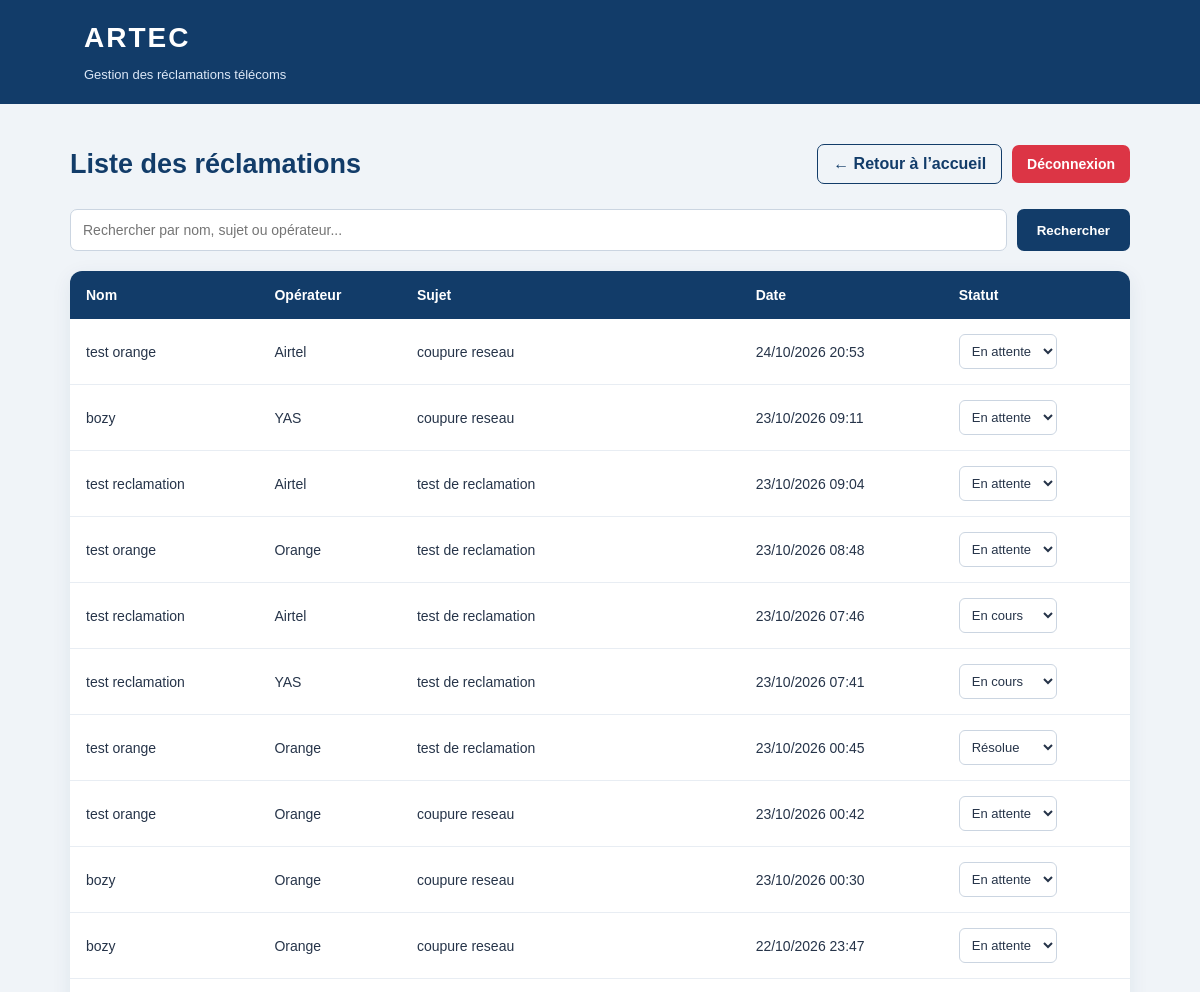
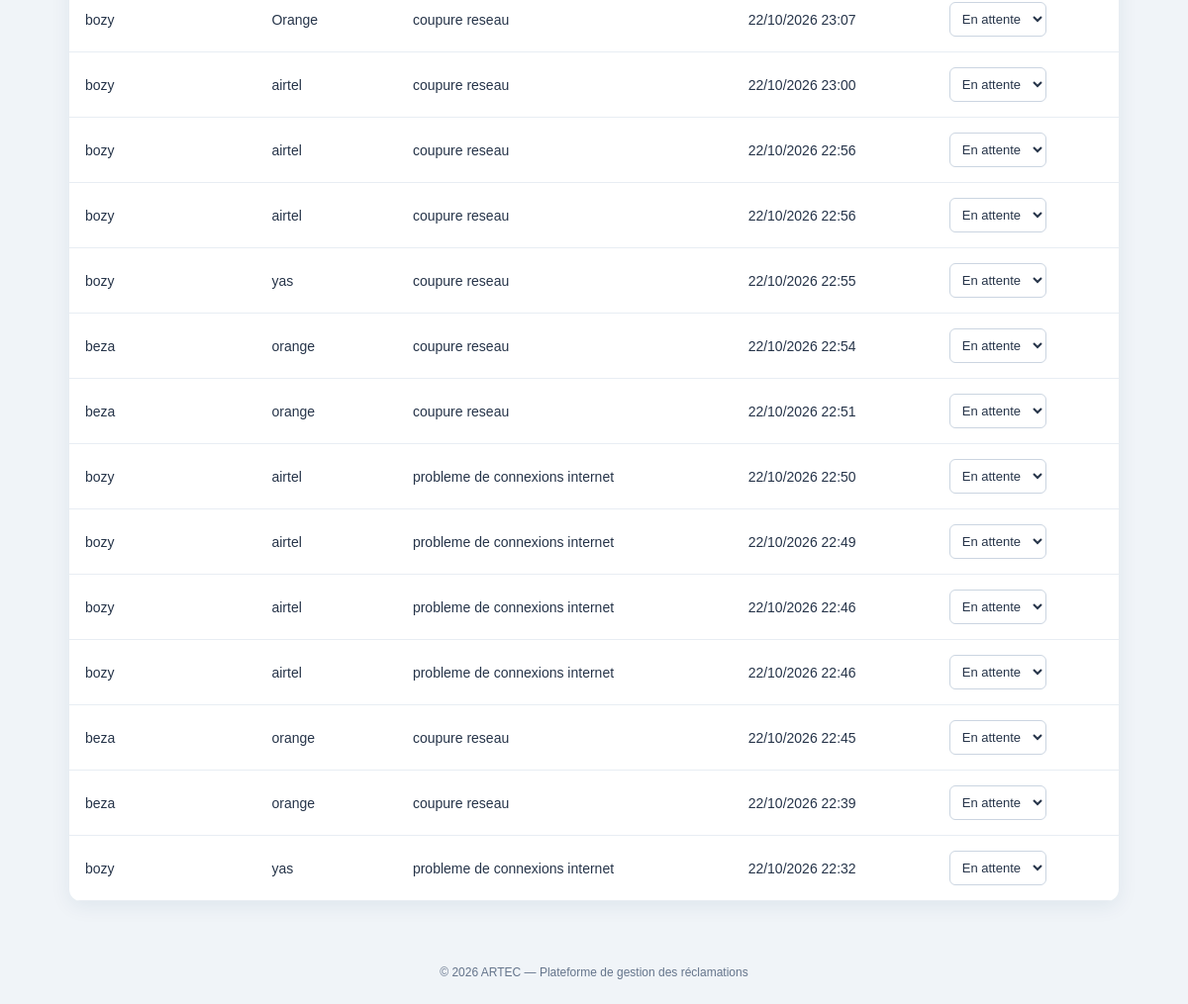
Screenshot of /reclamations/liste-reclamations/ (signed in) with the database file from the repository (2 pictures, top to bottom).
### reclamations/models.py (models this page shows, shortened)
class Reclamation(models.Model):
    reference = models.UUIDField(
        default=uuid.uuid4,
        unique=True,
        editable=False
    )
    nom = models.CharField(max_length=100)
    email = models.EmailField()
    OPERATEURS = [
        ('YAS', 'YAS'),
        ('Orange', 'Orange'),
        ('Airtel', 'Airtel'),
    ]
    operateur = models.CharField(max_length=20, choices=OPERATEURS)
    sujet = models.CharField(max_length=200)
    description = models.TextField()
    date_creation = models.DateTimeField(auto_now_add=True)
    statut = models.CharField(max_length=20, default="En attente")

### reclamations/views.py (the view, shortened to what this page needs)
# urls.py: path('liste-reclamations/', views.liste_reclamations, name='liste_reclamations'),
@login_required
def liste_reclamations(request):
    if (
        request.user.is_superuser
        or request.user.groups.filter(name='ARTEC').exists()
    ):
        reclamations = Reclamation.objects.all()
    recherche = request.GET.get('recherche', '').strip()
    if recherche:
        reclamations = reclamations.filter(
            Q(nom__icontains=recherche)
            | Q(sujet__icontains=recherche)
            | Q(operateur__icontains=recherche)
        )
    reclamations = reclamations.order_by('-date_creation')
    return render(request, 'reclamations/liste_reclamations.html', {
        'reclamations': reclamations,
        'recherche': recherche
    })

### reclamations/templates/reclamations/liste_reclamations.html (shortened to what this page needs)
<!DOCTYPE html>
<html lang="fr">
<head>
</head>
<body>
    <header>
        <h2>ARTEC</h2>
        <p>Gestion des réclamations télécoms</p>
    </header>
    <main class="container">
        <div class="top">
            <h1>Liste des réclamations</h1>
            <div class="top-actions">
                <a href="/" class="back">← Retour à l’accueil</a>
                <form method="post"
                      action="{% url 'deconnexion' %}"
                      class="logout-form">
                    <button type="submit" class="logout-button">
                        Déconnexion
                    </button>
                </form>
            </div>
        </div>
        <form method="get" class="search-form">
            <input
                type="text"
                name="recherche"
                class="search-input"
                placeholder="Rechercher par nom, sujet ou opérateur..."
                value="{{ recherche }}"
            >
            <button type="submit" class="search-button">
                Rechercher
            </button>
        </form>
        <div class="table-box">
            <table>
                <thead>
                    <tr>
                        <th>Nom</th>
                        <th>Opérateur</th>
                        <th>Sujet</th>
                        <th>Date</th>
                        <th>Statut</th>
                    </tr>
                </thead>
                <tbody>
                    {% for reclamation in reclamations %}
                    <tr>
                        <td>{{ reclamation.nom }}</td>
                        <td>{{ reclamation.operateur }}</td>
                        <td>{{ reclamation.sujet }}</td>
                        <td>{{ reclamation.date_creation|date:"d/m/Y H:i" }}</td>
                        <td>
                            <form method="post"
                                  action="{% url 'modifier_statut' reclamation.id %}">
                                <select name="statut"
                                        class="status-select"
                                        onchange="this.form.submit()">
                                    <option value="En attente"
                                        {% if reclamation.statut == "En attente" %}selected{% endif %}>
                                        En attente
                                    </option>
                                    <option value="En cours"
                                        {% if reclamation.statut == "En cours" %}selected{% endif %}>
                                        En cours
                                    </option>
                                    <option value="Résolue"
                                        {% if reclamation.statut == "Résolue" %}selected{% endif %}>
                                        Résolue
                                    </option>
                                </select>
                            </form>
                        </td>
                    </tr>
                    {% empty %}
                    <tr>
                        <td colspan="5" class="empty">
                            Aucune réclamation enregistrée.
                        </td>
                    </tr>
                    {% endfor %}
                </tbody>
            </table>
        </div>
    </main>
    <footer>
        &copy; 2026 ARTEC — Plateforme de gestion des réclamations
    </footer>
</body>
</html>

### reclamations/templates/reclamations/liste_reclamations.html (style rules this page uses)
* { box-sizing: border-box; }
body { margin: 0; font-family: Arial, sans-serif; background: #f0f4f8; color: #263449; }
header { background: #123c69; color: white; padding: 22px 7%; }
header h2 { margin: 0; font-size: 28px; letter-spacing: 2px; }
header p { margin-bottom: 0; color: #dce8f7; font-size: 13px; }
.container { max-width: 1100px; margin: 40px auto; padding: 0 20px; }
.top { display: flex; justify-content: space-between; align-items: center; flex-wrap: wrap; gap: 15px; margin-bottom: 25px; }
h1 { color: #123c69; margin: 0; font-size: 27px; }
.top-actions { display: flex; align-items: center; flex-wrap: wrap; gap: 10px; }
.back { display: inline-block; color: #123c69; text-decoration: none; font-weight: bold; padding: 10px 15px; border: 1px solid #123c69; border-radius: 7px; }
.logout-form { margin: 0; }
.logout-button { padding: 11px 15px; background: #dc3545; color: white; border: none; border-radius: 7px; font-weight: bold; cursor: pointer; font-size: 14px; }
.search-form { display: flex; gap: 10px; flex-wrap: wrap; margin-bottom: 20px; }
.search-input { flex: 1; min-width: 200px; padding: 12px; border: 1px solid #cbd5e1; border-radius: 7px; font-size: 14px; }
.search-button { padding: 12px 20px; background: #123c69; color: white; border: none; border-radius: 7px; cursor: pointer; font-weight: bold; }
.table-box { background: white; border-radius: 12px; overflow-x: auto; box-shadow: 0 5px 20px rgba(18, 60, 105, 0.08); }
table { width: 100%; border-collapse: collapse; min-width: 650px; }
th { background: #123c69; color: white; padding: 16px; text-align: left; font-size: 14px; }
td { padding: 15px 16px; border-bottom: 1px solid #e8edf3; font-size: 14px; }
.status-select { padding: 8px; border: 1px solid #cbd5e1; border-radius: 6px; background: white; color: #263449; font-size: 13px; cursor: pointer; }
footer { text-align: center; padding: 25px 15px; color: #64748b; font-size: 12px; }

### rows the page displays
Reclamation: nom "test orange", operateur "Airtel", sujet "coupure reseau", date_creation "24/10/2026 20:53", statut "En attente"
Reclamation: nom "bozy", operateur "YAS", sujet "coupure reseau", date_creation "23/10/2026 09:11", statut "En attente"
Reclamation: nom "test reclamation", operateur "Airtel", sujet "test de reclamation", date_creation "23/10/2026 09:04", statut "En attente"
Reclamation: nom "test orange", operateur "Orange", sujet "test de reclamation", date_creation "23/10/2026 08:48", statut "En attente"
Reclamation: nom "test reclamation", operateur "Airtel", sujet "test de reclamation", date_creation "23/10/2026 07:46", statut "En cours"
Reclamation: nom "test reclamation", operateur "YAS", sujet "test de reclamation", date_creation "23/10/2026 07:41", statut "En cours"
Reclamation: nom "test orange", operateur "Orange", sujet "test de reclamation", date_creation "23/10/2026 00:45", statut "Résolue"
Reclamation: nom "test orange", operateur "Orange", sujet "coupure reseau", date_creation "23/10/2026 00:42", statut "En attente"
Reclamation: nom "bozy", operateur "Orange", sujet "coupure reseau", date_creation "23/10/2026 00:30", statut "En attente"
Reclamation: nom "bozy", operateur "Orange", sujet "coupure reseau", date_creation "22/10/2026 23:47", statut "En attente"
Reclamation: nom "bozy", operateur "Orange", sujet "coupure reseau", date_creation "22/10/2026 23:07", statut "En attente"
Reclamation: nom "bozy", operateur "airtel", sujet "coupure reseau", date_creation "22/10/2026 23:00", statut "En attente"
Reclamation: nom "bozy", operateur "airtel", sujet "coupure reseau", date_creation "22/10/2026 22:56", statut "En attente"
Reclamation: nom "bozy", operateur "airtel", sujet "coupure reseau", date_creation "22/10/2026 22:56", statut "En attente"
Reclamation: nom "bozy", operateur "yas", sujet "coupure reseau", date_creation "22/10/2026 22:55", statut "En attente"
Reclamation: nom "beza", operateur "orange", sujet "coupure reseau", date_creation "22/10/2026 22:54", statut "En attente"
Reclamation: nom "beza", operateur "orange", sujet "coupure reseau", date_creation "22/10/2026 22:51", statut "En attente"
Reclamation: nom "bozy", operateur "airtel", sujet "probleme de connexions internet", date_creation "22/10/2026 22:50", statut "En attente"
Reclamation: nom "bozy", operateur "airtel", sujet "probleme de connexions internet", date_creation "22/10/2026 22:49", statut "En attente"
Reclamation: nom "bozy", operateur "airtel", sujet "probleme de connexions internet", date_creation "22/10/2026 22:46", statut "En attente"
Reclamation: nom "bozy", operateur "airtel", sujet "probleme de connexions internet", date_creation "22/10/2026 22:46", statut "En attente"
Reclamation: nom "beza", operateur "orange", sujet "coupure reseau", date_creation "22/10/2026 22:45", statut "En attente"
Reclamation: nom "beza", operateur "orange", sujet "coupure reseau", date_creation "22/10/2026 22:39", statut "En attente"
Reclamation: nom "bozy", operateur "yas", sujet "probleme de connexions internet", date_creation "22/10/2026 22:32", statut "En attente"
